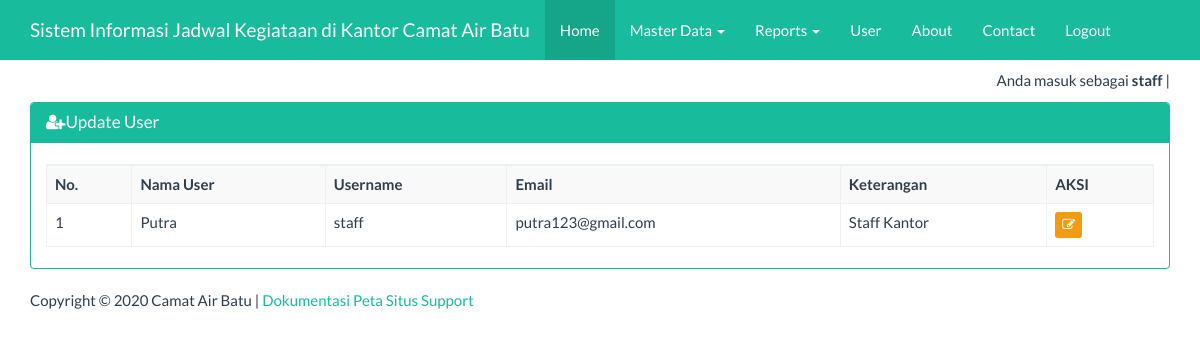
/index_admin.php?page=user&actions=tampil (signed in), run on the app's committed database.
### tables this page shows
CREATE TABLE IF NOT EXISTS `user` (
  `username` varchar(25) NOT NULL,
  `password` varchar(50) NOT NULL,
  `nama` varchar(50) NOT NULL,
  `email` varchar(50) NOT NULL,
  `keterangan` varchar(50) NOT NULL,
  `level` varchar(15) NOT NULL
);

### views/user_tampil.php (the view, shortened to what this page needs)
<div class="container">
    <div class="row">
        <div class="col-xs-12">
            <div class="panel panel-success">
                <div class="panel-heading">
                    <h3 class="panel-title"><span class="fa fa-user-plus"></span>Update User</h3>
                </div>
                <div class="panel-body">
                    <table id="dtskripsi" class="table table-bordered table-striped table-hover">
                        <tbody>
                          <tr>
                              <th>No.</th><th>Nama User</th><th>Username</th><th>Email</th><th>Keterangan</th><th>AKSI</th>
                          </tr>
                            <?php
                            $sql = "SELECT * FROM user";
                            $query = mysqli_query($koneksi, $sql) or die("SQL Anda Salah");
                            $nomor = 0;
                            while ($data = mysqli_fetch_array($query)) {
                                $nomor++;
                                ?>
                                <tr>
                                    <td><?= $nomor ?></td>
									<td><?= $data['nama'] ?></td>
									<td><?= $data['username'] ?></td>
									<td><?= $data['email'] ?></td>
                                    <td><?= $data['keterangan'] ?> </td>
                                    <td>
                                        <a href="?page=user&actions=edit&uid=<?= $data['username'] ?>" class="btn btn-warning btn-xs">
                                            <span class="fa fa-edit"></span>
                                        </a>
                                    </td>
                                </tr>
                            <?php } ?>
                        </tbody>
                    </table>
                </div>
            </div>
        </div>
    </div>
</div>

### index_admin.php (style rules this page uses)
body { margin-top:70px; }

### data on the page
user: nama "Putra", username "staff", email "putra123@gmail.com", keterangan "Staff Kantor"

### other printed values
$_SESSION['username'] "staff"
